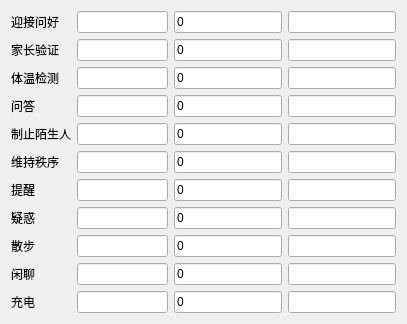
   <widget class="QWidget" name="gridLayoutWidget_3">
    <property name="geometry">
     <rect>
      <x>770</x>
      <y>10</y>
      <width>471</width>
      <height>337</height>
     </rect>
    </property>
    <layout class="QGridLayout" name="gridLayout_4" columnstretch="2,0,0,0">
     <property name="sizeConstraint">
      <enum>QLayout::SetFixedSize</enum>
     </property>
     <item row="0" column="2">
      <widget class="QLineEdit" name="lineEdit_need_greet">
       <property name="text">
        <string>0</string>
       </property>
      </widget>
     </item>
     <item row="1" column="1">
      <widget class="QProgressBar" name="progressBar_need_parent_ensure">
       <property name="styleSheet">
        <string notr="true">QProgressBar::chunk{background:blue}</string>
       </property>
       <property name="value">
        <number>0</number>
       </property>
       <property name="textVisible">
        <bool>false</bool>
       </property>
      </widget>
     </item>
     <item row="2" column="1">
      <widget class="QProgressBar" name="progressBar_need_tempareture_check">
       <property name="styleSheet">
        <string notr="true">QProgressBar::chunk{background:blue}</string>
       </property>
       <property name="value">
        <number>0</number>
       </property>
       <property name="textVisible">
        <bool>false</bool>
       </property>
      </widget>
     </item>
     <item row="8" column="2">
      <widget class="QLineEdit" name="lineEdit_need_wander">
       <property name="text">
        <string>0</string>
       </property>
      </widget>
     </item>
     <item row="2" column="2">
      <widget class="QLineEdit" name="lineEdit_need_tempareture_check">
       <property name="text">
        <string>0</string>
       </property>
      </widget>
     </item>
     <item row="7" column="1">
      <widget class="QProgressBar" name="progressBar_need_question">
       <property name="styleSheet">
        <string notr="true">QProgressBar::chunk{background:blue}</string>
       </property>
       <property name="value">
        <number>0</number>
       </property>
       <property name="textVisible">
        <bool>false</bool>
       </property>
      </widget>
     </item>
     <item row="10" column="1">
      <widget class="QProgressBar" name="progressBar_need_charge">
       <property name="styleSheet">
        <string notr="true">QProgressBar::chunk{background:blue}</string>
       </property>
       <property name="value">
        <number>0</number>
       </property>
       <property name="textVisible">
        <bool>false</bool>
       </property>
      </widget>
     </item>
     <item row="7" column="2">
      <widget class="QLineEdit" name="lineEdit_need_question">
       <property name="text">
        <string>0</string>
       </property>
      </widget>
     </item>
     <item row="9" column="2">
      <widget class="QLineEdit" name="lineEdit_need_chat">
       <property name="text">
        <string>0</string>
       </property>
      </widget>
     </item>
     <item row="3" column="1">
      <widget class="QProgressBar" name="progressBar_need_answer">
       <property name="styleSheet">
        <string notr="true">QProgressBar::chunk{background:blue}</string>
       </property>
       <property name="value">
        <number>0</number>
       </property>
       <property name="textVisible">
        <bool>false</bool>
       </property>
      </widget>
     </item>
     <item row="3" column="2">
      <widget class="QLineEdit" name="lineEdit_need_answer">
       <property name="text">
        <string>0</string>
       </property>
      </widget>
     </item>
     <item row="10" column="2">
      <widget class="QLineEdit" name="lineEdit_need_charge">
       <property name="text">
        <string>0</string>
       </property>
      </widget>
     </item>
     <item row="1" column="2">
      <widget class="QLineEdit" name="lineEdit_need_parent_ensure">
       <property name="text">
        <string>0</string>
       </property>
      </widget>
     </item>
     <item row="9" column="1">
      <widget class="QProgressBar" name="progressBar_need_chat">
       <property name="styleSheet">
        <string notr="true">QProgressBar::chunk{background:blue}</string>
       </property>
       <property name="value">
        <number>0</number>
       </property>
       <property name="textVisible">
        <bool>false</bool>
       </property>
      </widget>
     </item>
     <item row="8" column="1">
      <widget class="QProgressBar" name="progressBar_need_wander">
       <property name="styleSheet">
        <string notr="true">QProgressBar::chunk{background:blue}</string>
       </property>
       <property name="value">
        <number>0</number>
       </property>
       <property name="textVisible">
        <bool>false</bool>
       </property>
      </widget>
     </item>
     <item row="0" column="1">
      <widget class="QProgressBar" name="progressBar_need_greet">
       <property name="styleSheet">
        <string notr="true">QProgressBar::chunk{background:blue}</string>
       </property>
       <property name="value">
        <number>0</number>
       </property>
       <property name="textVisible">
        <bool>false</bool>
       </property>
      </widget>
     </item>
     <item row="0" column="0">
      <widget class="QLabel" name="label_57">
       <property name="text">
        <string>迎接问好</string>
       </property>
      </widget>
     </item>
     <item row="1" column="0">
      <widget class="QLabel" name="label_58">
       <property name="text">
        <string>家长验证</string>
       </property>
      </widget>
     </item>
     <item row="2" column="0">
      <widget class="QLabel" name="label_59">
       <property name="text">
        <string>体温检测</string>
       </property>
      </widget>
     </item>
     <item row="3" column="0">
      <widget class="QLabel" name="label_60">
       <property name="text">
        <string>问答</string>
       </property>
      </widget>
     </item>
     <item row="7" column="0">
      <widget class="QLabel" name="label_61">
       <property name="contextMenuPolicy">
        <enum>Qt::ActionsContextMenu</enum>
       </property>
       <property name="text">
        <string>疑惑</string>
       </property>
      </widget>
     </item>
     <item row="8" column="0">
      <widget class="QLabel" name="label_62">
       <property name="contextMenuPolicy">
        <enum>Qt::ActionsContextMenu</enum>
       </property>
       <property name="text">
        <string>散步</string>
       </property>
      </widget>
     </item>
     <item row="9" column="0">
      <widget class="QLabel" name="label_63">
       <property name="contextMenuPolicy">
        <enum>Qt::ActionsContextMenu</enum>
       </property>
       <property name="text">
        <string>闲聊</string>
       </property>
      </widget>
     </item>
     <item row="10" column="0">
      <widget class="QLabel" name="label_64">
       <property name="contextMenuPolicy">
        <enum>Qt::ActionsContextMenu</enum>
       </property>
       <property name="text">
        <string>充电</string>
       </property>
      </widget>
     </item>
     <item row="0" column="3">
      <widget class="QLineEdit" name="lineEdit_need_greet_2">
       <property name="text">
        <string/>
       </property>
      </widget>
     </item>
     <item row="1" column="3">
      <widget class="QLineEdit" name="lineEdit_need_parent_ensure_2">
       <property name="text">
        <string/>
       </property>
      </widget>
     </item>
     <item row="3" column="3">
      <widget class="QLineEdit" name="lineEdit_need_answer_2">
       <property name="text">
        <string/>
       </property>
      </widget>
     </item>
     <item row="2" column="3">
      <widget class="QLineEdit" name="lineEdit_need_tempareture_check_2">
       <property name="text">
        <string/>
       </property>
      </widget>
     </item>
     <item row="7" column="3">
      <widget class="QLineEdit" name="lineEdit_need_question_2">
       <property name="text">
        <string/>
       </property>
      </widget>
     </item>
     <item row="8" column="3">
      <widget class="QLineEdit" name="lineEdit_need_wander_2">
       <property name="text">
        <string/>
       </property>
      </widget>
     </item>
     <item row="9" column="3">
      <widget class="QLineEdit" name="lineEdit_need_chat_2">
       <property name="text">
        <string/>
       </property>
      </widget>
     </item>
     <item row="10" column="3">
      <widget class="QLineEdit" name="lineEdit_need_charge_2">
       <property name="text">
        <string/>
       </property>
      </widget>
     </item>
     <item row="4" column="0">
      <widget class="QLabel" name="label_65">
       <property name="contextMenuPolicy">
        <enum>Qt::ActionsContextMenu</enum>
       </property>
       <property name="text">
        <string>制止陌生人</string>
       </property>
      </widget>
     </item>
     <item row="5" column="0">
      <widget class="QLabel" name="label_66">
       <property name="contextMenuPolicy">
        <enum>Qt::ActionsContextMenu</enum>
       </property>
       <property name="text">
        <string>维持秩序</string>
       </property>
      </widget>
     </item>
     <item row="4" column="1">
      <widget class="QProgressBar" name="progressBar_need_StopStranger">
       <property name="styleSheet">
        <string notr="true">QProgressBar::chunk{background:blue}</string>
       </property>
       <property name="value">
        <number>0</number>
       </property>
       <property name="textVisible">
        <bool>false</bool>
       </property>
      </widget>
     </item>
     <item row="5" column="1">
      <widget class="QProgressBar" name="progressBar_need_KeepOrder">
       <property name="styleSheet">
        <string notr="true">QProgressBar::chunk{background:blue}</string>
       </property>
       <property name="value">
        <number>0</number>
       </property>
       <property name="textVisible">
        <bool>false</bool>
       </property>
      </widget>
     </item>
     <item row="4" column="2">
      <widget class="QLineEdit" name="lineEdit_need_StopStranger">
       <property name="text">
        <string>0</string>
       </property>
      </widget>
     </item>
     <item row="5" column="2">
      <widget class="QLineEdit" name="lineEdit_need_KeepOrder">
       <property name="text">
        <string>0</string>
       </property>
      </widget>
     </item>
     <item row="4" column="3">
      <widget class="QLineEdit" name="lineEdit_need_StopStranger_2">
       <property name="text">
        <string/>
       </property>
      </widget>
     </item>
     <item row="5" column="3">
      <widget class="QLineEdit" name="lineEdit_need_KeepOrder_2">
       <property name="text">
        <string/>
       </property>
      </widget>
     </item>
     <item row="6" column="1">
      <widget class="QProgressBar" name="progressBar_need_remind">
       <property name="styleSheet">
        <string notr="true">QProgressBar::chunk{background:blue}</string>
       </property>
       <property name="value">
        <number>0</number>
       </property>
       <property name="textVisible">
        <bool>false</bool>
       </property>
      </widget>
     </item>
     <item row="6" column="0">
      <widget class="QLabel" name="label_67">
       <property name="contextMenuPolicy">
        <enum>Qt::ActionsContextMenu</enum>
       </property>
       <property name="text">
        <string>提醒</string>
       </property>
      </widget>
     </item>
     <item row="6" column="2">
      <widget class="QLineEdit" name="lineEdit_need_remind">
       <property name="text">
        <string>0</string>
       </property>
      </widget>
     </item>
     <item row="6" column="3">
      <widget class="QLineEdit" name="lineEdit_need_remind_2">
       <property name="text">
        <string/>
       </property>
      </widget>
     </item>
    </layout>
   </widget>
